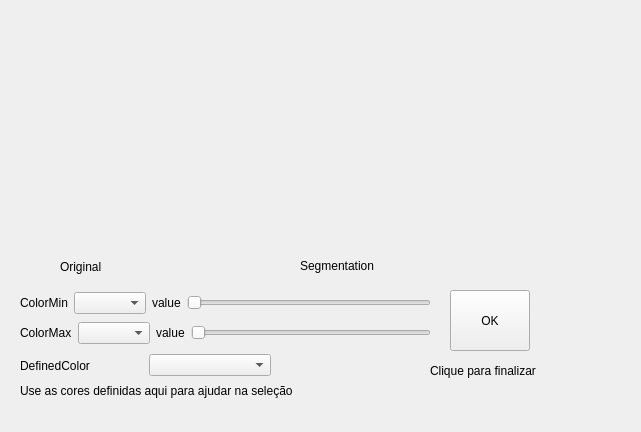
<?xml version="1.0" encoding="UTF-8"?>
<ui version="4.0">
 <class>ColorSensorConfig</class>
 <widget class="QWidget" name="ColorSensorConfig">
  <property name="geometry">
   <rect>
    <x>0</x>
    <y>0</y>
    <width>641</width>
    <height>432</height>
   </rect>
  </property>
  <property name="windowTitle">
   <string>Form</string>
  </property>
  <widget class="QWidget" name="layoutWidget">
   <property name="geometry">
    <rect>
     <x>20</x>
     <y>290</y>
     <width>411</width>
     <height>58</height>
    </rect>
   </property>
   <layout class="QVBoxLayout" name="verticalLayout">
    <item>
     <layout class="QHBoxLayout" name="horizontalLayout_3">
      <item>
       <widget class="QLabel" name="ColorMinLabel">
        <property name="text">
         <string>ColorMin</string>
        </property>
       </widget>
      </item>
      <item>
       <widget class="QComboBox" name="ColorMinChannelOption"/>
      </item>
      <item>
       <layout class="QHBoxLayout" name="horizontalLayout">
        <item>
         <widget class="QLabel" name="ColorMinValue">
          <property name="text">
           <string>value</string>
          </property>
         </widget>
        </item>
        <item>
         <widget class="QSlider" name="ColorMinChannelSlider">
          <property name="maximum">
           <number>100</number>
          </property>
          <property name="orientation">
           <enum>Qt::Horizontal</enum>
          </property>
         </widget>
        </item>
       </layout>
      </item>
     </layout>
    </item>
    <item>
     <layout class="QHBoxLayout" name="horizontalLayout_6">
      <item>
       <widget class="QLabel" name="ColorMaxLabel">
        <property name="text">
         <string>ColorMax</string>
        </property>
       </widget>
      </item>
      <item>
       <widget class="QComboBox" name="ColorMaxChannelOption"/>
      </item>
      <item>
       <layout class="QHBoxLayout" name="horizontalLayout_7">
        <item>
         <widget class="QLabel" name="ColorMaxValue">
          <property name="text">
           <string>value</string>
          </property>
         </widget>
        </item>
        <item>
         <widget class="QSlider" name="ColorMaxChannelSlider">
          <property name="maximum">
           <number>100</number>
          </property>
          <property name="orientation">
           <enum>Qt::Horizontal</enum>
          </property>
         </widget>
        </item>
       </layout>
      </item>
     </layout>
    </item>
   </layout>
  </widget>
  <widget class="QPushButton" name="okButtom">
   <property name="geometry">
    <rect>
     <x>450</x>
     <y>290</y>
     <width>80</width>
     <height>61</height>
    </rect>
   </property>
   <property name="text">
    <string>OK</string>
   </property>
  </widget>
  <widget class="QLabel" name="label_3">
   <property name="geometry">
    <rect>
     <x>60</x>
     <y>260</y>
     <width>52</width>
     <height>14</height>
    </rect>
   </property>
   <property name="text">
    <string>Original</string>
   </property>
  </widget>
  <widget class="QLabel" name="label_4">
   <property name="geometry">
    <rect>
     <x>300</x>
     <y>255</y>
     <width>111</width>
     <height>21</height>
    </rect>
   </property>
   <property name="text">
    <string>Segmentation</string>
   </property>
  </widget>
  <widget class="QLabel" name="label_5">
   <property name="geometry">
    <rect>
     <x>20</x>
     <y>380</y>
     <width>291</width>
     <height>21</height>
    </rect>
   </property>
   <property name="text">
    <string>Use as cores definidas aqui para ajudar na seleção</string>
   </property>
  </widget>
  <widget class="QLabel" name="label_6">
   <property name="geometry">
    <rect>
     <x>430</x>
     <y>350</y>
     <width>111</width>
     <height>41</height>
    </rect>
   </property>
   <property name="text">
    <string>Clique para finalizar</string>
   </property>
  </widget>
  <widget class="QWidget" name="layoutWidget">
   <property name="geometry">
    <rect>
     <x>20</x>
     <y>10</y>
     <width>451</width>
     <height>231</height>
    </rect>
   </property>
   <layout class="QHBoxLayout" name="horizontalLayout_2">
    <item>
     <widget class="QLabel" name="inputImg">
      <property name="autoFillBackground">
       <bool>true</bool>
      </property>
      <property name="text">
       <string/>
      </property>
     </widget>
    </item>
    <item>
     <widget class="QLabel" name="outputImgLabel">
      <property name="autoFillBackground">
       <bool>true</bool>
      </property>
      <property name="text">
       <string/>
      </property>
     </widget>
    </item>
   </layout>
  </widget>
  <widget class="QWidget" name="layoutWidget">
   <property name="geometry">
    <rect>
     <x>20</x>
     <y>350</y>
     <width>251</width>
     <height>31</height>
    </rect>
   </property>
   <layout class="QHBoxLayout" name="horizontalLayout_4">
    <item>
     <layout class="QHBoxLayout" name="horizontalLayout_8">
      <item>
       <widget class="QLabel" name="DefineColorLabel">
        <property name="text">
         <string>DefinedColor</string>
        </property>
       </widget>
      </item>
      <item>
       <widget class="QComboBox" name="DefinedColorOption"/>
      </item>
     </layout>
    </item>
   </layout>
  </widget>
  <zorder>layoutWidget</zorder>
  <zorder>layoutWidget</zorder>
  <zorder>layoutWidget</zorder>
  <zorder>okButtom</zorder>
  <zorder>label_3</zorder>
  <zorder>label_4</zorder>
  <zorder>label_5</zorder>
  <zorder>label_6</zorder>
 </widget>
 <resources/>
 <connections/>
</ui>
